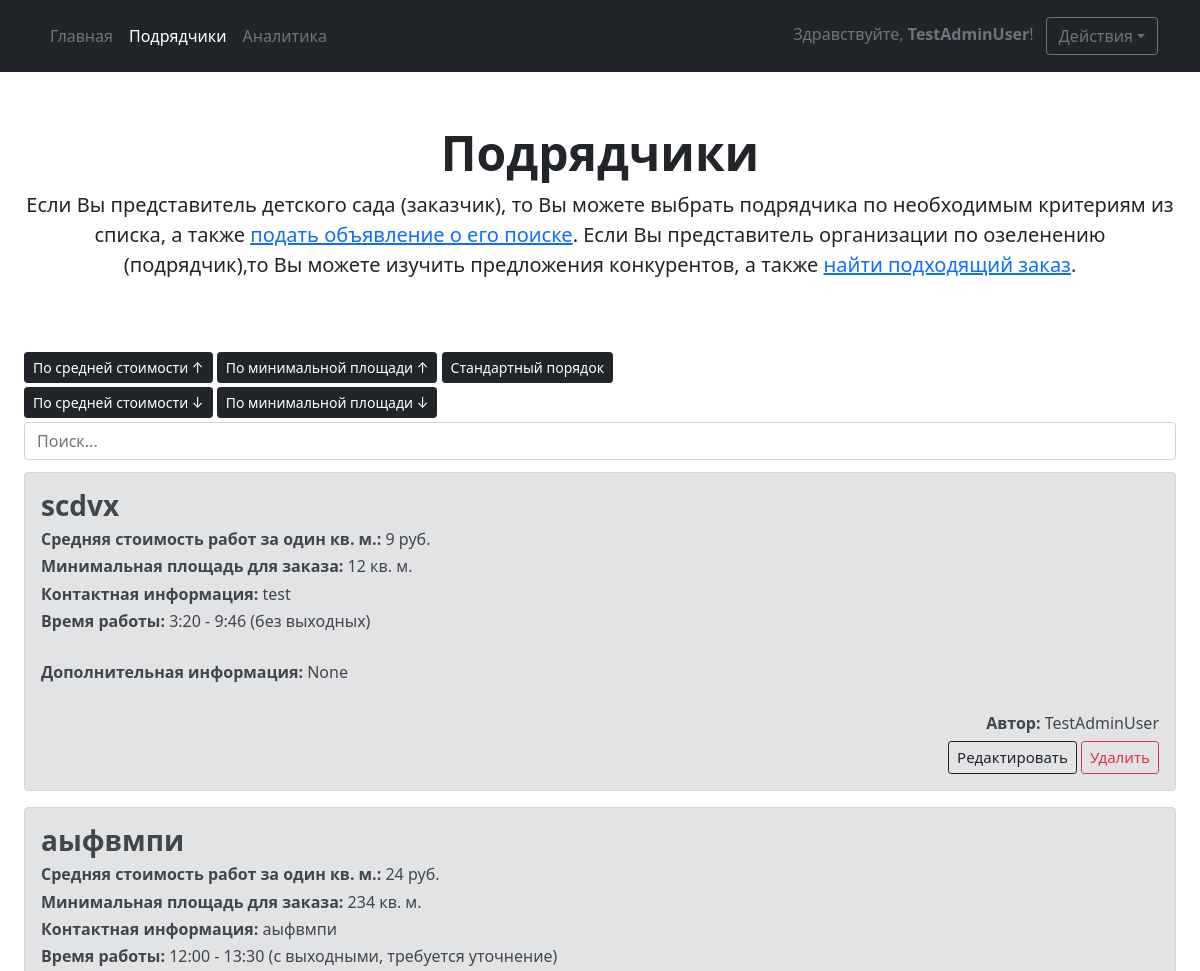
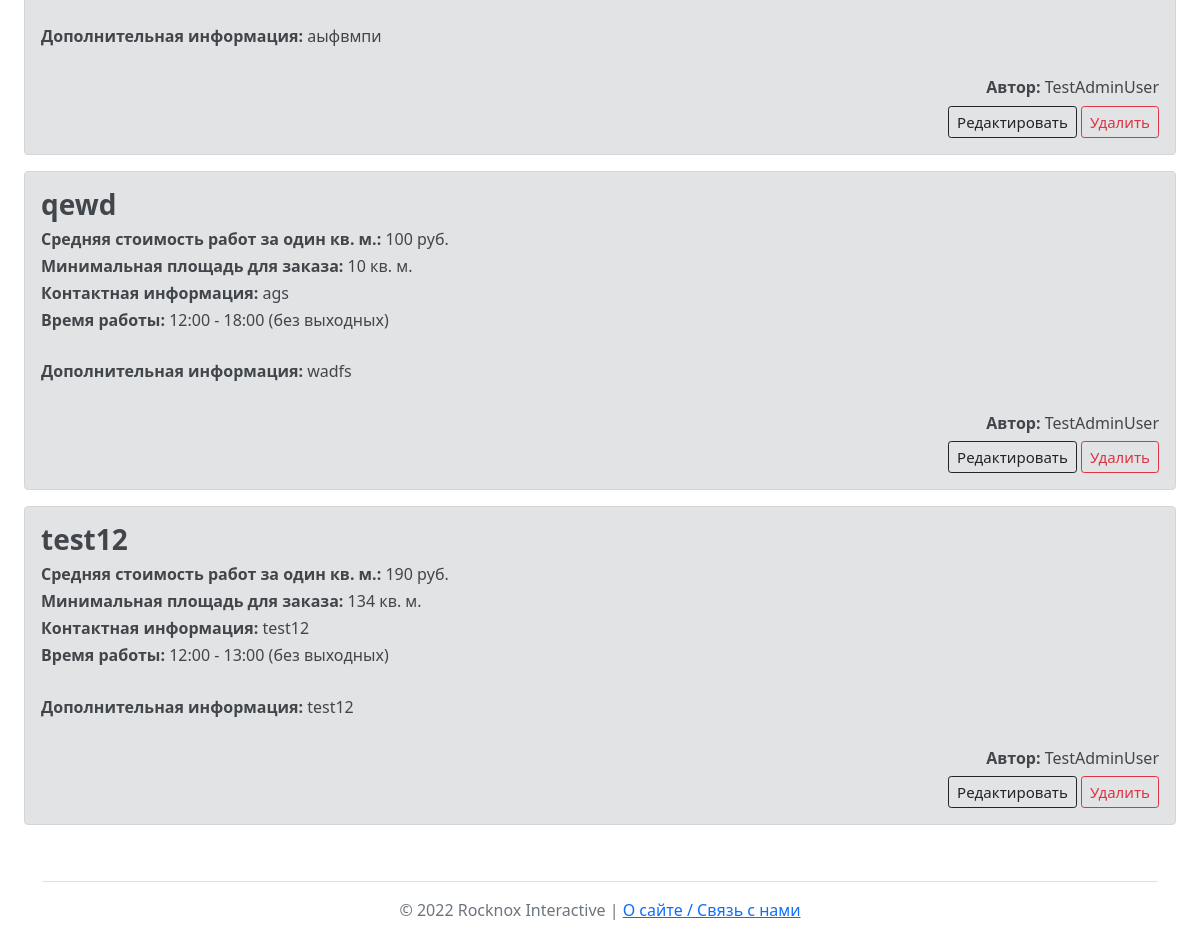
Before: /executors (signed in) with the older database file (2 pictures, top to bottom).
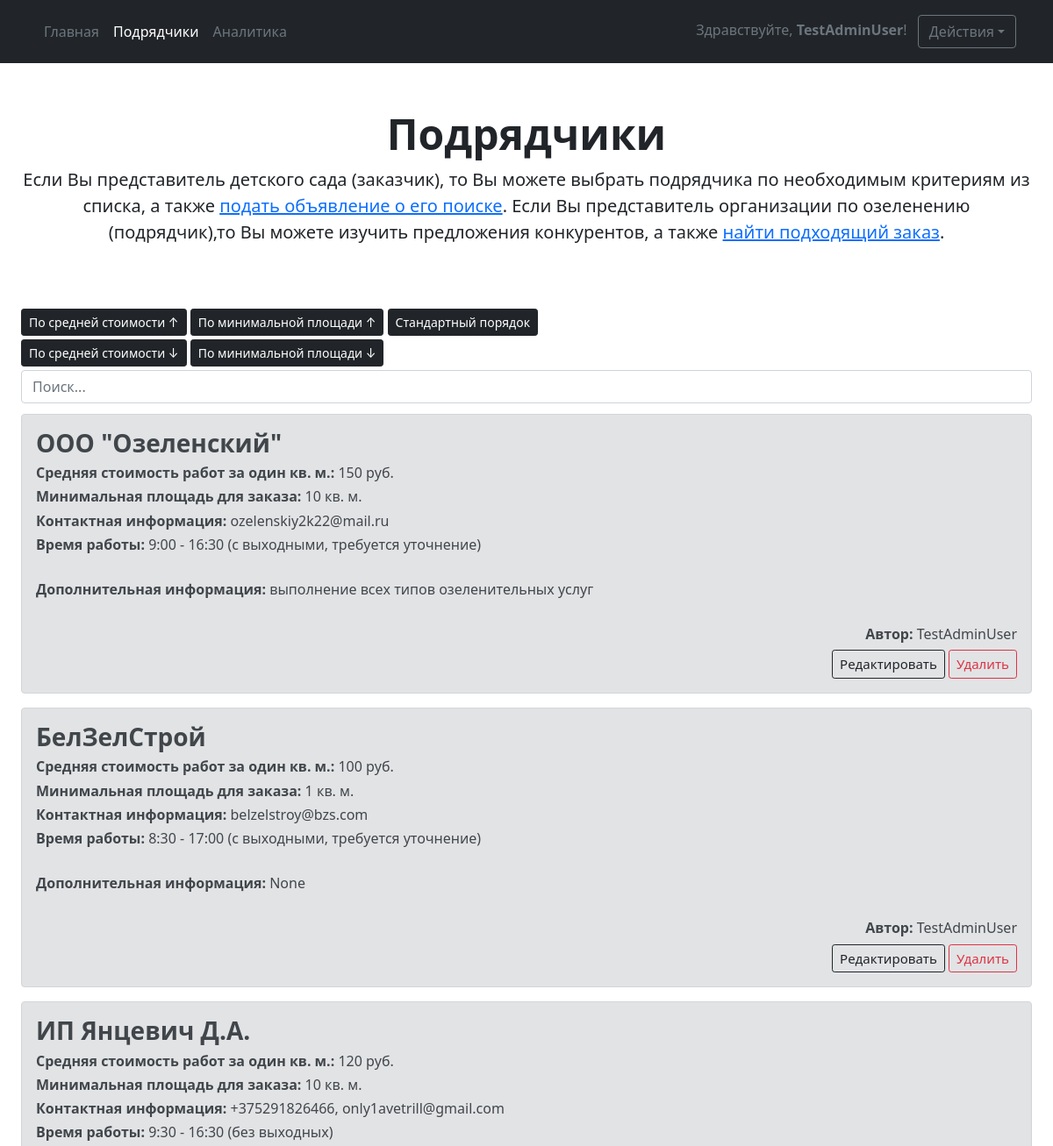
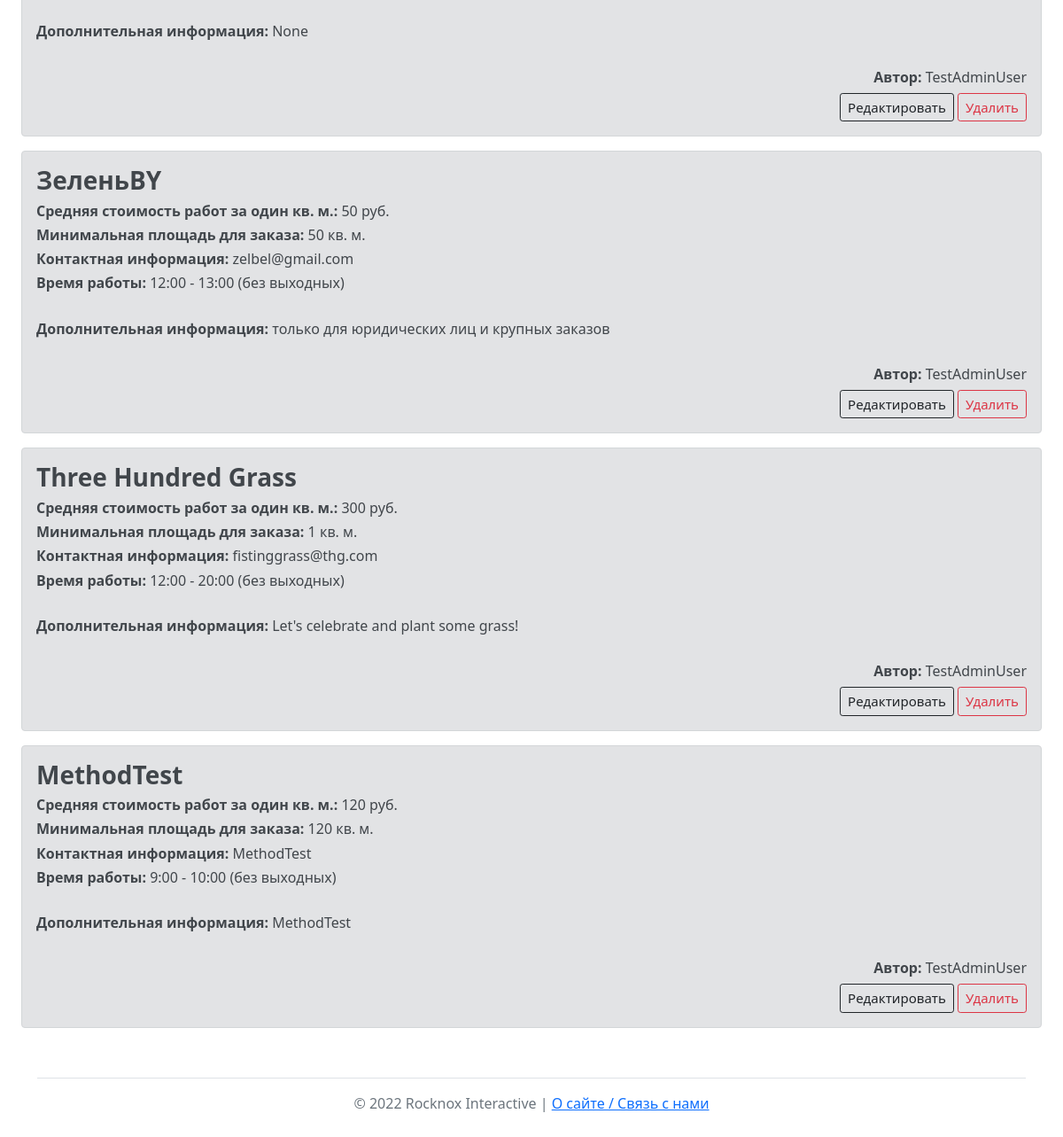
After: the same page with the newer database file (2 pictures, top to bottom).
### main/models.py (models this page shows)
class Executor(models.Model):
    weekends = (
        ('без выходных', 'без выходных'),
        ('с выходными, требуется уточнение', 'с выходными, требуется уточнение')
    )
    class Meta:
        verbose_name = 'Исполнитель'
        verbose_name_plural = 'Исполнители'
    title = models.CharField(max_length=50, verbose_name='Название')
    price = models.IntegerField(verbose_name='Стоимость услуг',
                                validators=[MinValueValidator(0), MaxValueValidator(999999)])
    minarea = models.IntegerField(verbose_name='Минимальная площадь для заказа',
                                  validators=[MinValueValidator(0), MaxValueValidator(999999)])
    contact = models.CharField(max_length=300, verbose_name='Контактная информация')
    worktime_start = models.TimeField(verbose_name='[Время работы] Начало')
    worktime_end = models.TimeField(verbose_name='[Время работы] Окончание')
    additionalinfo = models.CharField(max_length=500, verbose_name='Дополнительная информация', blank=True, null=True)
    weekends = models.CharField(max_length=50, choices=weekends)
    average_rank = models.IntegerField(default=0, null=True, blank=True)
    author = models.ForeignKey(User, on_delete=models.CASCADE)

### main/views.py (the view)
# urls.py: path('executors', views.ExecutorsPage, name='executors'),
@login_required
def ExecutorsPage(request):
    executors = Executor.objects.all()
    search = request.GET.get('search', '')
    if search:
        executors = Executor.objects.filter(Q(title__icontains=search) | Q(price__icontains=search))
    else:
        Executor.objects.all()
    return render(request, 'executors.html', {'executors': executors})

### main/templates/executors.html (shortened to what this page needs)
{% extends 'base.html' %} {% block title %}Подрядчики{% endblock %} {% block mainbuttons %}
<li><a href='{% url 'main' %}' class="nav-link px-2 text-secondary">Главная</a></li>
<li><a href='{% url 'executors' %}' class="nav-link px-2 text-white">Подрядчики</a></li>
<li><a href='{% url 'analytics' %}' class="nav-link px-2 text-secondary">Аналитика</a></li> {% endblock %}
{% block main %}
<div class="px-4 pt-5 my-1 text-center">
    <h1 class="display-5 fw-bold">Подрядчики</h1>
    <div class="col-lg-12 mx-auto">
        <p class="lead mb-4">Если Вы представитель детского сада (заказчик), то Вы можете выбрать подрядчика по
            необходимым критериям из списка, а также <a href="{% url 'addad' %}">подать объявление о его поиске</a>.
            Если Вы представитель организации по озеленению (подрядчик),то Вы можете изучить предложения
            конкурентов, а также <a href="{% url 'main' %}">найти подходящий заказ</a>.</p>
    </div>
</div>
<div class="px-4 pt-5 my-1"><a class="btn btn-dark btn-lg px-2 btn-sm" href="{% url 'sortExecutors' 'price' %}">По
        средней
        стоимости ↑</a>
    <a class="btn btn-dark btn-lg px-2 btn-sm" href="{% url 'sortExecutors' 'minarea' %}">По минимальной площади
        ↑</a>
    <a class="btn btn-dark btn-lg px-2 btn-sm" href="{% url 'executors' %}">Стандартный порядок</a>
</div>
<div class="px-4 my-1"><a class="btn btn-dark btn-lg px-2 btn-sm" href="{% url 'sortExecutors' '-price' %}">По
        средней
        стоимости ↓</a>
    <a class="btn btn-dark btn-lg px-2 btn-sm" href="{% url 'sortExecutors' '-minarea' %}">По минимальной площади
        ↓</a>
    <form class="form-inline my-lg-1" action="{% url 'executors' %}">
        <input class="form-control" type="search" placeholder="Поиск..." aria-label="search" name="search">
    </form>
</div>
<div class="px-4 pt-2 my-1"> {% if executors %} {% for el in executors %}
    <div class="alert alert-secondary">
        <h3><b>{{ el.title }}</b></h3>
        <h6><b>Средняя стоимость работ за один кв. м.:</b> {{ el.price }} руб.</h6>
        <h6><b>Минимальная площадь для заказа:</b> {{ el.minarea }} кв. м.</h6>
        <h6><b>Контактная информация:</b> {{ el.contact }}</h6>
        <h6><b>Время работы:</b> {{ el.worktime_start }} - {{ el.worktime_end }} ({{ el.weekends }})</h6>
        <br>
        <h6><b>Дополнительная информация:</b> {{ el.additionalinfo }}</h6>
        <div align="right">
            {% if user.id == el.author.id or user.is_superuser %}
            {% if user.is_superuser %}<br>
            <h6><b>Автор:</b> {{ el.author }}</h6>{% endif %}
            <a href="/editexecutor/{{ el.id }}" type="button" class="btn btn-lg btn-outline-dark btn-sm" style="font-size: 15px">Редактировать</a>
            <a href="/deleteexecutor/{{ el.id }}" type="button" class="btn btn-lg btn-outline-danger btn-sm" style="font-size: 15px">Удалить</a>
        </div>
    </div>
    {% else %}
</div>
</div>
{% endif %}
{% endfor %} {% else %}
<div class="alert alert-danger text-center">
    <h3><b>Подрядчиков нет!</b></h3>
    <h10>Добавьте нового либо повторите попытку позже.</h10>
</div> {% endif %} </div> {% endblock %}

### main/templates/BASE.html (shortened to what this page needs)
<!doctype html>
<html lang="ru">
<head>
    <link rel="stylesheet" href="https://cdn.jsdelivr.net/npm/bootstrap@5.1.3/dist/css/bootstrap.min.css">
</head>
<body>
    <main>
        <header class="p-3 bg-dark text-white sticky-top">
            <div class="container">
                <div class="d-flex flex-wrap align-items-center justify-content-center justify-content-lg-start">
                    <ul class="nav col-12 col-lg-auto me-lg-auto mb-2 justify-content-center mb-md-0">
                        {% block mainbuttons %}{% endblock %} </ul>
                    <div class="text-end"><span class="px-2 text-secondary">Здравствуйте, <strong>{{ user.username }}</strong>!</span>
                        <button class="btn btn-outline-secondary dropdown-toggle" type="button" id="dropdownMenuButton1" data-bs-toggle="dropdown" aria-expanded="false"> Действия</button>
                    </div>
                </div>
            </div>
        </header> {% block main %} {% endblock %}
    </main>
</body>
<div class="container">
    <footer class="py-3 my-4">
        <ul class="nav justify-content-center border-bottom pb-3 mb-3"></ul>
        <p class="text-center text-muted">© 2022 Rocknox Interactive | <a href='{% url 'about' %}'>О сайте / Связь с нами</a>
    </footer>
</div>
</html>

Changed rows visible on the page:
changed Executor: title "scdvx" → "ООО \"Озеленский\""; price "9" → "150"; minarea "12" → "10"; contact "test" → "ozelenskiy2k22@mail.ru"; worktime_start "3:20" → "9:00"; worktime_end "9:46" → "16:30"; weekends "без выходных" → "с выходными, требуется уточнение"; additionalinfo "None" → "выполнение всех типов озеленительных услуг"
changed Executor: title "аыфвмпи" → "БелЗелСтрой"; price "24" → "100"; minarea "234" → "1"; contact "аыфвмпи" → "belzelstroy@bzs.com"; worktime_start "12:00" → "8:30"; worktime_end "13:30" → "17:00"; additionalinfo "аыфвмпи" → "None"
changed Executor: title "qewd" → "ИП Янцевич Д.А."; price "100" → "120"; contact "ags" → "+375291826466, only1avetrill@gmail.com"; worktime_start "12:00" → "9:30"; worktime_end "18:00" → "16:30"; additionalinfo "wadfs" → "None"
changed Executor: title "test12" → "ЗеленьBY"; price "190" → "50"; minarea "134" → "50"; contact "test12" → "zelbel@gmail.com"; additionalinfo "test12" → "только для юридических лиц и крупных заказов"
added Executor: title "Three Hundred Grass", price "300", minarea "1", contact "fistinggrass@thg.com", worktime_start "12:00", worktime_end "20:00", weekends "без выходных", additionalinfo "Let's celebrate and plant some grass!", author "TestAdminUser"
added Executor: title "MethodTest", price "120", minarea "120", contact "MethodTest", worktime_start "9:00", worktime_end "10:00", weekends "без выходных", additionalinfo "MethodTest", author "TestAdminUser"
